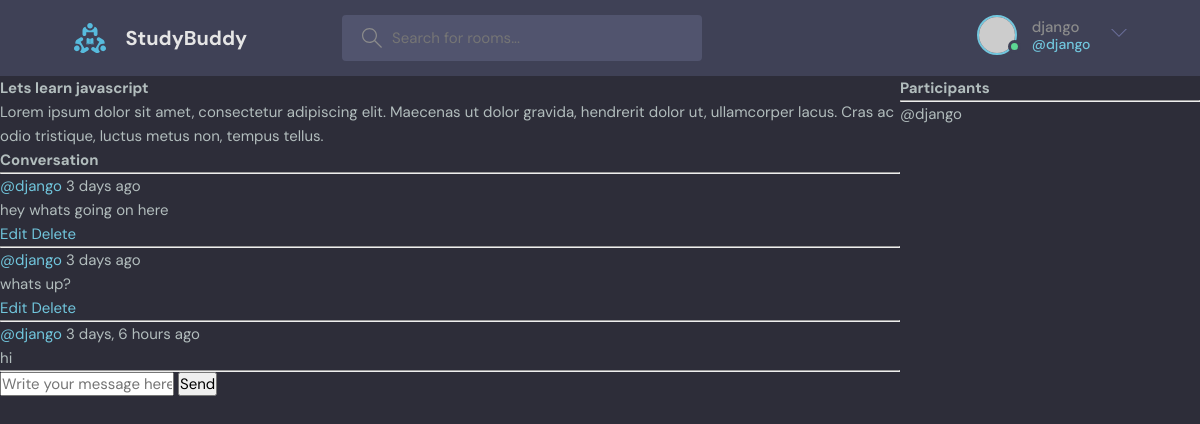
Screenshot of /room/1 (signed in) with the database file from the repository.
### base/models.py (models this page shows, shortened)
class Room(models.Model):
    host = models.ForeignKey(User, on_delete=models.SET_NULL, null=True)
    topic = models.ForeignKey(Topic, on_delete=models.SET_NULL, null=True)
    name = models.CharField(max_length=200)
    description = models.TextField(blank=True)
    participants = models.ManyToManyField(User, related_name='participants', blank=True)
    created = models.DateTimeField(auto_now_add=True)
    updated = models.DateTimeField(auto_now=True)
    class Meta:
        ordering = ['-updated', '-created']

class Message(models.Model):
    user = models.ForeignKey(User, on_delete=models.CASCADE)
    room = models.ForeignKey(Room, on_delete=models.CASCADE)
    body = models.TextField()
    created = models.DateTimeField(auto_now_add=True)
    updated = models.DateTimeField(auto_now=True)

### base/views.py (the view)
# urls.py: path('room/<str:pk>', views.room, name='room'),
def room(request, pk):
    room = Room.objects.get(id=pk)
    messages = room.message_set.all().order_by('-created')
    participants = room.participants.all()
    if request.method == "POST":
        Message.objects.create(
            user=request.user, room=room, body=request.POST.get('body')
        )
        room.participants.add(request.user)
        return redirect('room', pk=room.id)
    context = {
        'participants': participants,
        'room': room,
        'room_messages': messages,
    }
    return render(request, 'base/room.html', context)

### base/templates/base/room.html (shortened to what this page needs)
{% extends "main.html" %}
{% block content %}
<div class='room-container'>
    <div>
        <h1>{{room.name}}</h1>
        <p>{{room.description}} </p>
        <div class='comment-wrapper'>
            <h3> Conversation </h3>
            <hr>
            {% for message in room_messages %}
            <div>
                <small><a href="{% url 'user-profile' room.host.id %}">@{{room.host.username}}</a> {{message.created|timesince}} ago </small>
                <p>{{message.body}}</p>
                {% if message.user == user %}
                <a href="">Edit</a>
                <a href="{% url 'delete-message' message.id %}">Delete</a>
                {% endif %}
                <hr>
            </div>
            {% endfor %}
            {% if user.is_authenticated %}
            <div class="comment-form">
                <form action="" method="POST">
                    <input type="text" name="body" placeholder="Write your message here ....">
                    <button type="submit">Send</button>
                </form>
            </div>
            {% endif %}
        </div>
    </div>
    <div>
        <h3>Participants</h3>
        <hr>
        {% for user in participants %}
        <div>
            <span>@{{user.username}}</span>
        </div>
        {% endfor %}
    </div>
</div>
{% endblock content %}

### templates/navbar.html (shortened to what this page needs)
{% load static %}
<header class="header header--loggedIn">
  <div class="container">
    <a href="/" class="header__logo">
      <img src="{% static 'images/logo.svg' %}" alt = "logo" />
      <h1>StudyBuddy</h1>
    </a>
    <form class="header__search" action="{% url 'home' %}" method="get">
      <label>
        <input type="text" name="q" placeholder="Search for rooms..." />
      </label>
    </form>
    <nav class="header__menu">
      {% if user.is_authenticated %}
      <div class="header__user">
        <a href="{% url 'user-profile' user.id %}">
          <div class="avatar avatar--medium active">
            <img src="https://randomuser.me/api/portraits/men/37.jpg" />
          </div>
          <p>
            {{request.user.username}} <span>@{{request.user.username}}</span>
          </p>
        </a>
        <button class="dropdown-button">
          <svg
            version="1.1"
            xmlns="http://www.w3.org/2000/svg"
            width="32"
            height="32"
            viewBox="0 0 32 32"
          >
            <title>chevron-down</title>
            <path d="M16 21l-13-13h-3l16 16 16-16h-3l-13 13z"></path>
          </svg>
        </button>
      </div>
      {% else %}
      <a href="{% url 'login' %}">
        <img src="{% static 'images/avatar.svg' %}" alt= "logo"/>
        <p>Login</p>
      </a>
      {% endif %}
    </nav>
  </div>
</header>

### static/styles/style.css (style rules this page uses)
:root { --color-main: #71c6dd; --color-main-light: #e1f6fb; --color-dark: #3f4156; --color-dark-medium: #51546e; --color-dark-light: #696d97; --color-light: #e5e5e5; --color-gray: #8b8b8b; --color-light-gray: #b2bdbd; --color-bg: #2d2d39; --color-success: #5dd693; --color-error: #fc4b0b; }
* { font-family: "DM Sans", -apple-system, BlinkMacSystemFont, "Segoe UI", Roboto, Oxygen, Ubuntu, Cantarell, "Open Sans", "Helvetica Neue", sans-serif; margin: 0; padding: 0; box-sizing: border-box; text-rendering: optimizeLegibility; font-size: inherit; }
html { font-size: 56.25%; }
@media only screen and (min-width: 1200px) { html { font-size: 62.5%; } }
body { line-height: 1.6; font-weight: 400; font-size: 1.5rem; color: var(--color-light-gray); background-color: var(--color-bg); min-height: 100vh; }
img { width: 100%; }
a { display: inline-block; color: var(--color-main); text-decoration: none; }
.container { max-width: 120rem; width: 90%; margin: auto; }
.avatar { position: relative; display: inline-block; border-radius: 50%; border: 2px solid var(--color-main); }
.avatar img { display: block; border-radius: 50%; object-fit: cover; object-position: center; }
.avatar::after { content: ""; display: block; position: absolute; background-color: var(--color-gray); z-index: 111; border-radius: 50%; border: 0.3rem solid var(--color-dark); }
.avatar.active::after { background-color: var(--color-success); }
.avatar.avatar--medium img { width: 3.6rem; height: 3.6rem; border-radius: 50%; }
.avatar.avatar--medium:after { width: 0.7rem; height: 0.7rem; bottom: 0px; right: -6px; }
.header { padding: 1.5rem; background-color: var(--color-dark); }
.header > .container { display: flex; gap: 9.5rem; }
.header__logo, .header__user { display: flex; gap: 2rem; align-items: center; }
.header__logo > img { height: 3.2rem; width: 3.2rem; }
.header__logo > h1 { font-weight: 700; font-size: 2rem; color: var(--color-light); }
.header__search > label { background-color: var(--color-dark-medium); padding: 1.3rem 1rem; display: flex; align-items: center; gap: 1rem; border-radius: 4px; }
.header__search svg { fill: var(--color-gray); width: 2rem; height: 2rem; margin-left: 1rem; }
.header__search input { width: 30rem; background: transparent; border: none; outline: none; color: var(--color-light); }
.header__menu { margin-left: auto; position: relative; }
.header__menu a { display: flex; gap: 1.5rem; align-items: center; font-weight: 500; text-decoration: none; color: var(--color-gray); }
.header__menu img { height: 3.6rem; }
.header__menu p { line-height: 1.2; }
.header__menu span { color: var(--color-main); font-weight: 500; font-size: 1.4rem; display: block; }
.header__menu svg { width: 1.6rem; height: 1.6rem; fill: var(--color-dark-light); }
.dropdown-button { background: transparent; border: 0; outline: 0; cursor: pointer; }

### base/templates/base/room.html (style rules this page uses)
.room-container { display: grid; grid-template-columns: 3fr 1fr; }

### rows the page displays
Room: name "Lets learn javascript", description "Lorem ipsum dolor sit amet, consectetur adipiscing elit. Maecenas ut dolor gravida, hendrerit dolor ut, ullamcorper lacus. Cras ac odio tristique, luctus metus non, tempus tellus.", host.username "django"
Message: created "3 days", body "hey whats going on here", shows "Edit"
Message: created "3 days", body "whats up?", shows "Edit"
Message: created "3 days, 6 hours", body "hi"

### other values shown
{{ request.user.username }} "django"
{{ user.username }} "django"
